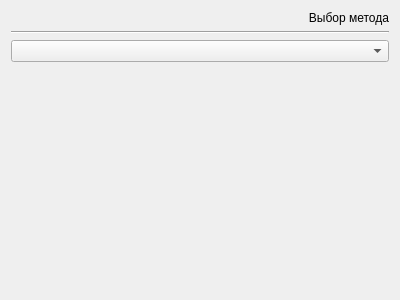
<?xml version="1.0" encoding="UTF-8"?>
<ui version="4.0">
 <class>Form</class>
 <widget class="QWidget" name="Form">
  <property name="geometry">
   <rect>
    <x>0</x>
    <y>0</y>
    <width>400</width>
    <height>300</height>
   </rect>
  </property>
  <property name="windowTitle">
   <string>Form</string>
  </property>
  <layout class="QVBoxLayout" name="verticalLayout">
   <item>
    <widget class="QLabel" name="label">
     <property name="text">
      <string>Выбор метода</string>
     </property>
     <property name="alignment">
      <set>Qt::AlignRight|Qt::AlignTrailing|Qt::AlignVCenter</set>
     </property>
    </widget>
   </item>
   <item>
    <widget class="Line" name="line">
     <property name="orientation">
      <enum>Qt::Horizontal</enum>
     </property>
    </widget>
   </item>
   <item>
    <widget class="QComboBox" name="combo"/>
   </item>
   <item>
    <widget class="QStackedWidget" name="stacked_widget"/>
   </item>
  </layout>
 </widget>
 <resources/>
 <connections/>
</ui>
